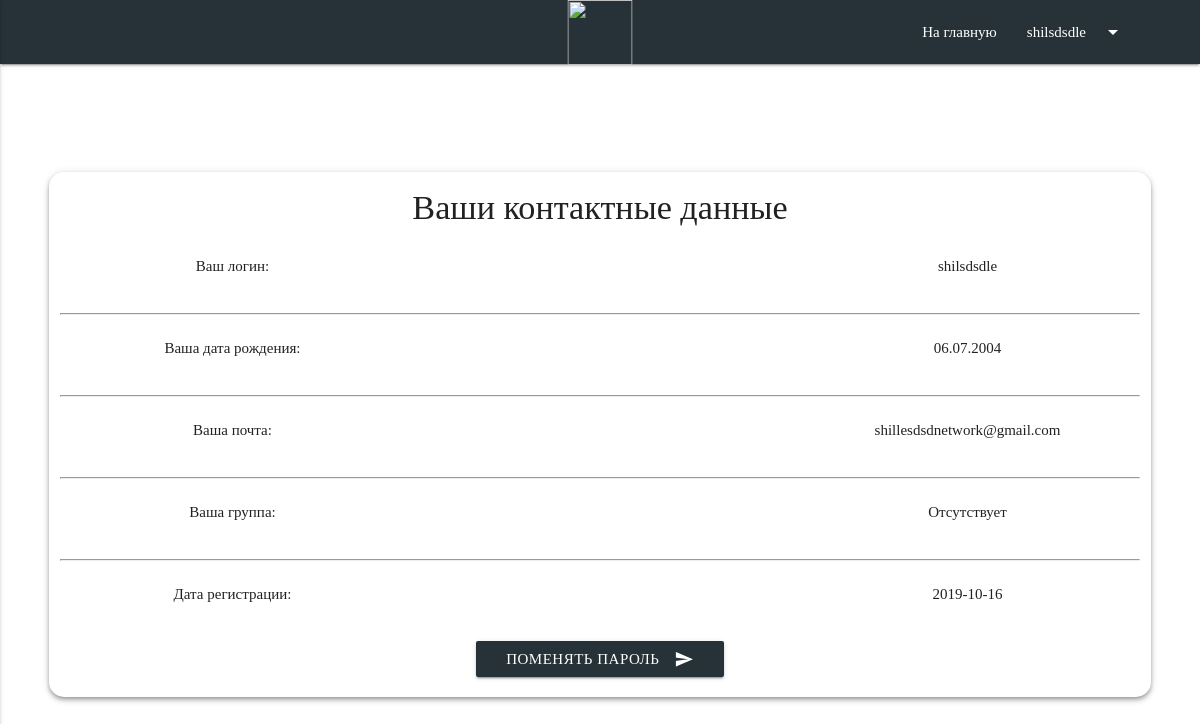
Page /resources/views/account/profile (signed in) on the committed database.
### tables this page shows
CREATE TABLE `users` (
  `id` int(11) NOT NULL,
  `login` varchar(255) NOT NULL,
  `password` varchar(255) NOT NULL,
  `name` varchar(255) DEFAULT NULL,
  `surname` varchar(255) NOT NULL,
  `birth_date` varchar(255) NOT NULL,
  `email` varchar(255) NOT NULL,
  `token` text NOT NULL,
  `verefy` int(11) NOT NULL,
  `tel` varchar(255) NOT NULL,
  `registration_date` date NOT NULL,
  `group_id` varchar(255) NOT NULL DEFAULT 'Отсутствует',
  `role_id` int(11) NOT NULL
);

### app/Connection.php (called while the page is built, shortened)
<?php
class Connection
{
    private static $instance;
    private $connection;
    private function __construct()
    {
        $this->connection = new mysqli(self::SERVER_NAME, self::USERNAME, self::PASSWORD, self::DB_NAME);
        $this->connection->set_charset("utf8");
    }
    public static function getInstance()
    {
        if (!self::$instance) {
            self::$instance = new Connection();
        }
        return self::$instance;
    }
    public function query($sql) {
        return $this->connection->query($sql);
    }
}

### app/UserObject.php (called while the page is built, shortened)
<?php
class UserObject extends AbstractModel{
    function query($sql)
    {
        return Connection::getInstance()->query($sql);
    }
    public function getElementsTable($row_table,$id)
    {
        $getGroup =  $this->query("SELECT `$row_table` FROM `users` WHERE id='$id'");
        $row_ass = $getGroup->fetch_assoc();
        return $row_ass[$row_table];
    }
}

### resources/views/account/profile-user.php (the view)
<div class="container">
    <div class="row z-depth-2 profil-text">
        <div class="col s12">
            <h4>Ваши контактные данные</h4>
            <div class="row">
                <div class="col s4">
                    <p class="profil-content">Ваш логин:</p>
                </div>
                <div class="col s4 offset-s4">
                    <p class="profil-content"> <?php echo $admin->getElementsTable('login',$id) ?></p>
                </div>
            </div>
            <hr>
            <div class="row">
                <div class="col s4">
                    <p class="profil-content">Ваша дата рождения:</p>
                </div>
                <div class="col s4 offset-s4">
                    <p class="profil-content"> <?php echo $admin->getElementsTable('birth_date',$id) ?></p>
                </div>
            </div>
            <hr>
            <div class="row">
                <div class="col s4">
                    <p class="profil-content">Ваша почта:</p>
                </div>
                <div class="col s4 offset-s4">
                    <p class="profil-content"><?php echo $admin->getElementsTable('email',$id) ?></p>
                </div>
            </div>
            <hr>
            <div class="row">
                <div class="col s4">
                    <p class="profil-content">Ваша группа:</p>
                </div>
                <div class="col s4 offset-s4">
                    <p class="profil-content"><?php echo $admin->getElementsTable('group_id',$id) ?></p>
                </div>
            </div>
            <hr>
            <div class="row">
                <div class="col s4">
                    <p class="profil-content">Дата регистрации:</p>
                </div>
                <div class="col s4 offset-s4">
                    <p class="profil-content"><?php echo $admin->getElementsTable('registration_date',$id) ?></p>
                </div>
            </div>
            <div class="row">
                <div class="col s12">
                    <a href="edit/password?email=<?php echo $admin->getElementsTable('email',$id) ?>" class="btn waves-effect waves-light blue-grey darken-4 white-text" type="submit" name="action">Поменять пароль
                        <i class="material-icons right">send</i>
                    </a>
                </div>
            </div>
        </div>
    </div>
</div>

### public/css/style.css (style rules this page uses)
html { font-family: Calibri; height: 100%; }
.profil-content { display: flex; justify-content: center; }
.profil-text { margin-top: 10%; border-radius: 15px; text-align: center; }

### rows in the picture
users: login "shilsdsdle", birth_date "06.07.2004", email "shillesdsdnetwork@gmail.com", group "Отсутствует", registration_date "2019-10-16"

### other values in the picture
$_SESSION['user'][1] "shilsdsdle"
